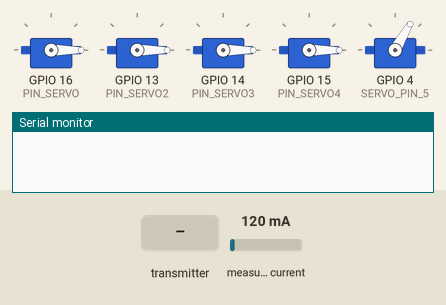
The sketch below on a simulated ESP32. On the bench: 5 × servo, the last lines printed to the serial monitor. The test bench sets the inputs (shaded band); at power-on: measured current 120 mA.

Above: at 1.2 s.
1.3 s: the transmitter starts sending buttonState = 1
At 1.91 s:
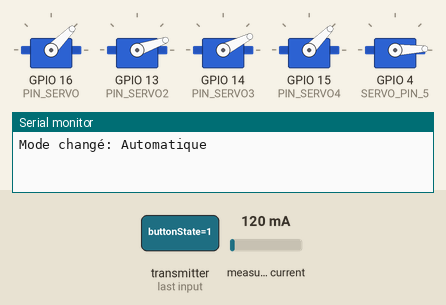
At 5.5 s:
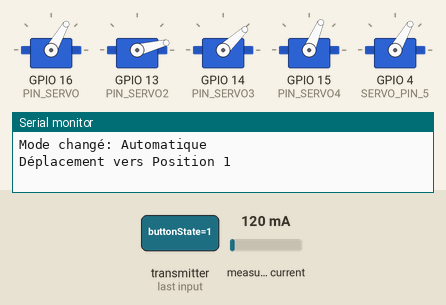
Timing chart, 0 to 65.8 s (numbered marks = the images above; inputs shaded):
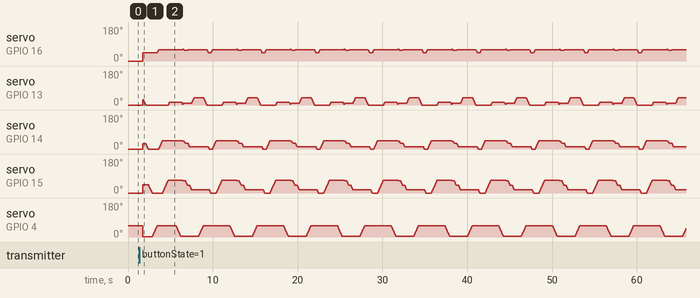

The sketch:

carte_receptrice.ino
```cpp
#include <ESP32Servo.h>
#include <esp_now.h>
#include <WiFi.h>
#include <Adafruit_INA219.h>

#define PIN_SERVO 16            // Définition de la broche pour le servo SG90
#define PIN_SERVO2 13           // Définition de la broche pour le servo SG902
#define PIN_SERVO3 14           // Définition de la broche pour le servo SG903
#define PIN_SERVO4 15           // Définition de la broche pour le servo SG904
#define SERVO_PIN_5 4           // Définition de la broche pour le servo SG905

Adafruit_INA219 ina219;        //Création d'une instance de l'INA

Servo sg90;                    // Déclaration de l'objet servo pour SG90 (Servo contrôlé par l'axe X de l'accéléromètre)
Servo sg902;                   // Déclaration de l'objet servo pour SG902 (Servo du bas contrôlé par l'axe Y de l'accéléromètre)
Servo sg903;                   // Déclaration de l'objet servo pour SG903 (Servo du milieu contrôlé par l'axe Y de l'accéléromètre)
Servo sg904;                   // Déclaration de l'objet servo pour SG904 (Servo du haut contrôlé par l'axe Y de l'accéléromètre)
Servo sg905;                   // Déclaration de l'objet servo pour SG905 (Servo pour l'ouverture et la fermeture de la pince contrôlé par le capteur flex)

const int FLEX_MIN = 3100;      // Définition de la valeur minimale du capteur flex
const int FLEX_MAX = 2800;      // Définition de la valeur maximale du capteur flex
const int SERVO_MIN_ANGLE = 3;  // Définition de l'angle minimum pour les servos
const int SERVO_MAX_ANGLE = 60; // Définition de l'angle maximum pour les servos
const int SERVO_MIN_ANGLE_FLEX = 2; // Définition de l'angle maximum pour le servo du capteur flex
const int ANGLE_CHANGE_THRESHOLD = 8; // Seuil à dépasser pour changer l'angle du servo dans certains cas
const int CourantMax=-100; // courant maximum à ne pas dépasser pour ne pas faire forcer les servos moteurs

// Variables pour le mode automatique
unsigned long lastMoveTime = 0;
int sequenceStep = 0;
const int delayBetweenMovements = 10; // en millisecondes
const int pauseBetweenPositions = 0; // pause entre positions en millisecondes

float currentAngleSg90 = 0;    // Variable pour suivre l'angle actuel du servo SG90
float currentAngleSg902 = 0;   // Variable pour suivre l'angle actuel du servo SG902
float currentAngleSg903 = 0;   // Variable pour suivre l'angle actuel du servo SG903
float currentAngleSg904 = 0;   // Variable pour suivre l'angle actuel du servo SG904
float currentAngleSg905 = 0;   // Variable pour suivre l'angle actuel du servo SG905

// Variables pour la gestion du bouton
bool buttonPressed = false;    // Pour détecter si le bouton a été pressé
bool prevButtonState = false;  // État précédent du bouton
unsigned long lastDebounceTime = 0;
const unsigned long debounceDelay = 50;  // Délai anti-rebond en ms

struct SensorData {            // Définition d'une structure pour contenir les données du capteur
    float accelX;              // Accéléromètre sur l'axe X
    float accelY;              // Accéléromètre sur l'axe Y
    int flex;                  // Valeur du capteur flex
    bool buttonState;          // État du bouton: true = appuyé, false = relâché
};

SensorData receivedData;       // Déclaration de l'objet `receivedData` pour stocker les données reçues
bool currentMode = true;       // Mode par défaut: manuel (true = manuel, false = automatique)

void adjustServoAngleIfNeeded(Servo &servo, float &currentAngle, int targetAngle) {
  float current_mA = ina219.getCurrent_mA();
    if(currentAngle < targetAngle) {
      servo.write(targetAngle);
      currentAngle = targetAngle;
    }
    else if (currentAngle > targetAngle) {
        // Fermeture lente : angle diminue doucement
        for (int pos = currentAngle; pos >= targetAngle; pos-=0.25) {
            current_mA = ina219.getCurrent_mA();

            if (current_mA < CourantMax) {
                Serial.println("La pince force");
                break;
            }

            servo.write(pos);
            delay(75);  // ralentir la fermeture
            currentAngle = pos;
        }
    }
}


// Fonction pour déplacer un servo progressivement
void moveServoSmooth(Servo &servo, int startPos, float endPos) {
    if (startPos < endPos) {
        for (int pos = startPos; pos <= endPos; pos++) {
            servo.write(pos);
            delay(delayBetweenMovements);
        }
    } else {
        for (int pos = startPos; pos >= endPos; pos--) {
            servo.write(pos);
            delay(delayBetweenMovements);
        }
    }
}

void moveServoSmoothManual(
    Servo &servo0, float &current0, int target0,  //  sg90
    Servo &servo1, float &current1, int target1,  // sg902
    Servo &servo2, float &current2, int target2,  //  sg903
    Servo &servo3, float &current3, int target3   // sg904
) {
    int maxSteps = max(max(abs(current0 - target0), abs(current1 - target1)),
                       max(abs(current2 - target2), abs(current3 - target3)));
    if (maxSteps == 0) return;

    float step0 = (target0 - current0) / maxSteps;
    float step1 = (target1 - current1) / maxSteps;
    float step2 = (target2 - current2) / maxSteps;
    float step3 = (target3 - current3) / maxSteps;

    float pos0 = current0;
    float pos1 = current1;
    float pos2 = current2;
    float pos3 = current3;

    for (int i = 0; i <= maxSteps; i++) {
      if(current0-pos0<ANGLE_CHANGE_THRESHOLD){
        servo0.write(round(pos0));
      }
      servo1.write(round(pos1));
      servo2.write(round(pos2));
      servo3.write(round(pos3));


      pos0 += step0;
      pos1 += step1;
      pos2 += step2;
      pos3 += step3;

      delay(10);
    }

    current0 = target0;
    current1 = target1;
    current2 = target2;
    current3 = target3;
}


// Fonction pour déplacer tous les servomoteurs avec un servo spécifique en premier
void moveToPosition(float pos1, int pos2, int pos3, int pos4, int pos5, int firstServo) {
    // Définition des constantes pour identifier les servos
    const int BASE = 1;    // sg90
    const int PREMIER = 2;  // sg902
    const int DEUXIEME = 3;   // sg903
    const int TROISIEME = 4; // sg904
    const int PINCE = 5;   // sg905

    // Sauvegarde des positions actuelles
    int currentPos1 = sg90.read();
    int currentPos2 = sg902.read();
    int currentPos3 = sg903.read();
    int currentPos4 = sg904.read();
    int currentPos5 = sg905.read();

    // Déplacer d'abord le servo spécifié
    switch(firstServo) {
        case BASE:
            moveServoSmooth(sg90, currentPos1, pos1);
            break;
        case PREMIER:
            moveServoSmooth(sg902, currentPos2, pos2);
            break;
        case DEUXIEME:
            moveServoSmooth(sg903, currentPos3, pos3);
            break;
        case TROISIEME:
            moveServoSmooth(sg904, currentPos4, pos4);
            break;
        case PINCE:
            moveServoSmooth(sg905, currentPos5, pos5);
            break;
    }

    // Déplacer ensuite les autres servos
    if (firstServo != BASE) moveServoSmooth(sg90, currentPos1, pos1);
    if (firstServo != DEUXIEME) moveServoSmooth(sg903, currentPos3, pos3);
    if (firstServo != TROISIEME) moveServoSmooth(sg904, currentPos4, pos4);
    if (firstServo != PINCE) moveServoSmooth(sg905, currentPos5, pos5);
    if (firstServo != PREMIER) moveServoSmooth(sg902, currentPos2, pos2);

    // Pause pour permettre l'exécution de l'action
    delay(pauseBetweenPositions);
}

// Version simplifiée qui utilise BASE comme servo par défaut à bouger en premier
void moveToPosition(float pos1, int pos2, int pos3, int pos4, int pos5) {
    const int BASE = 1;
    moveToPosition(pos1, pos2, pos3, pos4, pos5, BASE);
}

// Fonction à appeler lorsqu'on reçoit des données
void OnDataRecv(const esp_now_recv_info_t *recv_info, const uint8_t *incomingData, int len) {
    if (len == sizeof(receivedData)) {
        memcpy(&receivedData, incomingData, sizeof(receivedData)); // Copie les données reçues

        // Gestion du bouton avec anti-rebond
        if (receivedData.buttonState != prevButtonState) {
            lastDebounceTime = millis();
        }

        // Si l'état du bouton est stable pendant assez longtemps
        if ((millis() - lastDebounceTime) > debounceDelay) {
            // Si le bouton est appuyé et n'était pas appuyé auparavant
            if (receivedData.buttonState && !buttonPressed) {
                buttonPressed = true;

                // Changer de mode
                currentMode = !currentMode;
                Serial.print("Mode changé: ");
                Serial.println(currentMode ? "Manuel" : "Automatique");

                // Réinitialiser la séquence automatique si on entre en mode automatique
                if (!currentMode) {
                    sequenceStep = 0;
                    lastMoveTime = millis();
                }
            }
            // Si le bouton est relâché
            else if (!receivedData.buttonState) {
                buttonPressed = false;
            }
        }

        prevButtonState = receivedData.buttonState;

        // Si on est en mode manuel, traiter les données des capteurs
        if (currentMode) {
            modeManuel();
        }
        // Le mode automatique est géré dans la boucle principale
    }
}

// Fonction pour le mode manuel (contrôlé par les capteurs)
void modeManuel() {
    int servoAngle = map(receivedData.flex, FLEX_MIN, FLEX_MAX, SERVO_MAX_ANGLE, SERVO_MIN_ANGLE_FLEX);
    servoAngle = constrain(servoAngle, SERVO_MIN_ANGLE_FLEX, SERVO_MAX_ANGLE);
    adjustServoAngleIfNeeded(sg905, currentAngleSg905, servoAngle);
    currentAngleSg905 = servoAngle;

    int mappedAngleSg90 = map(receivedData.accelX, 12000, -12000, 0, 90);
    mappedAngleSg90 = constrain(mappedAngleSg90, SERVO_MIN_ANGLE, SERVO_MAX_ANGLE);
    currentAngleSg90 = mappedAngleSg90;

    int angle1, angle2, angle3;

    if (receivedData.accelY < -10000) {
        angle1 = 0; angle2 = 0; angle3 = 0;
    } else if (receivedData.accelY < -5400) {
        angle1 = map(receivedData.accelY, -10000, -5400, 0, 50);
        angle2 = 0;
        angle3 = map(receivedData.accelY, -10000, -5400, 0, 35);
    } else if (receivedData.accelY < -4250) {
        angle1 = map(receivedData.accelY, -5400, -4250, 50, 35);
        angle2 = map(receivedData.accelY, -5400, -4250, 0, 15);
        angle3 = map(receivedData.accelY, -5400, -4250, 35, 45);
    } else if (receivedData.accelY < -2000) {
        angle1 = map(receivedData.accelY, -4250, -2000, 35, 30);
        angle2 = map(receivedData.accelY, -4250, -2000, 15, 20);
        angle3 = 45;
    } else if (receivedData.accelY < 2000) {
        angle1 = map(receivedData.accelY, -2000, 2000, 30, 25);
        angle2 = map(receivedData.accelY, -2000, 2000, 20, 35);
        angle3 = 45;
    } else if (receivedData.accelY < 4000) {
        angle1 = map(receivedData.accelY, -800, 4000, 25, 20);
        angle2 = map(receivedData.accelY, -800, 4000, 35, 40);
        angle3 = 45;
    } else if (receivedData.accelY < 6000) {
        angle1 = map(receivedData.accelY, 1500, 6000, 20, 15);
        angle2 = map(receivedData.accelY, 1500, 6000, 40, 50);
        angle3 = 45;
    } else if (receivedData.accelY < 8000) {
        angle1 = map(receivedData.accelY, 3800, 8000, 15, 10);
        angle2 = map(receivedData.accelY, 3800, 8000, 50, 60);
        angle3 = 45;
    } else if (receivedData.accelY < 9000) {
        angle1 = map(receivedData.accelY, 6100, 9000, 10, 5);
        angle2 = map(receivedData.accelY, 6100, 9000, 60, 65);
        angle3 = 45;
    } else if (receivedData.accelY < 11000) {
        angle1 = map(receivedData.accelY, 8400, 11000, 5, 0);
        angle2 = map(receivedData.accelY, 8400, 11000, 65, 70);
        angle3 = 45;
    } else if (receivedData.accelY < 13000) {
        angle1 = 0;
        angle2 = map(receivedData.accelY, 10700, 13000, 70, 80);
        angle3 = map(receivedData.accelY, 10700, 13000, 45, 50);
    } else {
        angle1 = 0;
        angle2 = 75;
        angle3 = 65;
    }

    moveServoSmoothManual(
         sg90,   currentAngleSg90,   mappedAngleSg90,
         sg902,  currentAngleSg902,  angle1,
         sg903,  currentAngleSg903,  angle2,
         sg904,  currentAngleSg904,  angle3
    );


    currentAngleSg902 = angle1;
    currentAngleSg903 = angle2;
    currentAngleSg904 = angle3;
}


// Fonction pour exécuter la séquence automatique
void modeAutomatique() {
    const int PREMIER = 2;  // Valeur pour premier servo dans moveToPosition

    switch (sequenceStep) {
        case 0: // Position initiale
            moveToPosition(45, 0, 0, 0, 60, PREMIER);
            sequenceStep++;
            break;

        case 1: // Position 1
            Serial.println("Déplacement vers Position 1");
            moveToPosition(60, 14, 43, 67, 60);
            sequenceStep++;
            break;

        case 2: // Fermeture de la pince
            delay(750);
            Serial.println("Fermeture de la pince");
            moveServoSmooth(sg905, 60, 4);
            delay(pauseBetweenPositions);
            sequenceStep++;
            break;

        case 3: // Position 2
            delay(100);
            Serial.println("Déplacement vers Position 2");
            moveToPosition(61, 5, 42, 66, 4, PREMIER);
            sequenceStep++;
            break;

        case 4: // Position 3
            Serial.println("Déplacement vers Position 3");
            moveToPosition(58, 10, 30, 40, 4, PREMIER);
            sequenceStep++;
            break;

        case 5: // Position 4
            Serial.println("Déplacement vers Position 4");
            moveToPosition(60, 39, 11, 18, 4);
            sequenceStep++;
            break;

        case 6: // Ouverture de la pince
            delay(500);
            Serial.println("Ouverture de la pince");
            moveServoSmooth(sg905, 4, 60);
            delay(pauseBetweenPositions);
            sequenceStep++;
            break;

        case 7: // Pause avant de recommencer
            Serial.println("Redémarrage de la séquence");
            sequenceStep = 0; // Revenir au début de la séquence
            break;
    }
}

void setup() {
    Serial.begin(115200);

    // Initialisation du capteur INA219
    if (!ina219.begin()) {
        Serial.println("Erreur d'initialisation du capteur INA219");
        while (1); // Arrêt du programme si le capteur n'est pas trouvé
    }

    WiFi.mode(WIFI_STA); // Configure l'ESP32 en mode WiFi

    // Initialisation d'ESP-NOW
    if (esp_now_init() != ESP_OK) {
        Serial.println("Erreur d'initialisation ESP-NOW");
        return;
    }

    esp_now_register_recv_cb(OnDataRecv); // Enregistre la fonction qui sera appelée à chaque réception de données

    sg90.attach(PIN_SERVO);
    sg902.attach(PIN_SERVO2);
    sg903.attach(PIN_SERVO3);
    sg903.setPeriodHertz(50);
    sg904.attach(PIN_SERVO4);
    sg905.attach(SERVO_PIN_5);

    sg90.write(0);
    sg902.write(0);
    sg903.write(0);
    sg904.write(0);
    sg905.write(60); // Pince ouverte à l'initialisation

    // Définir le mode par défaut
    currentMode = true; // Mode manuel par défaut
}

void loop() {
    // Si en mode automatique, exécuter la séquence
    if (!currentMode) {
        modeAutomatique();
    }
    delay(10); // Petit délai pour éviter de surcharger le processeur
}
```
